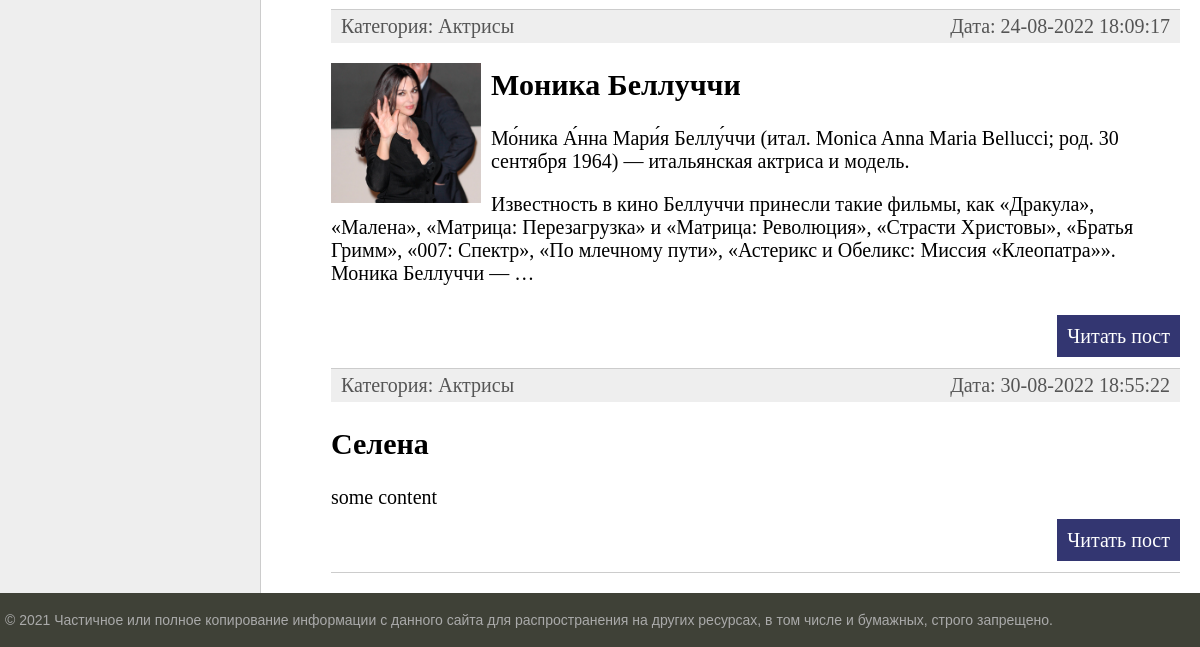
Before: / (lower part) with the older database file.
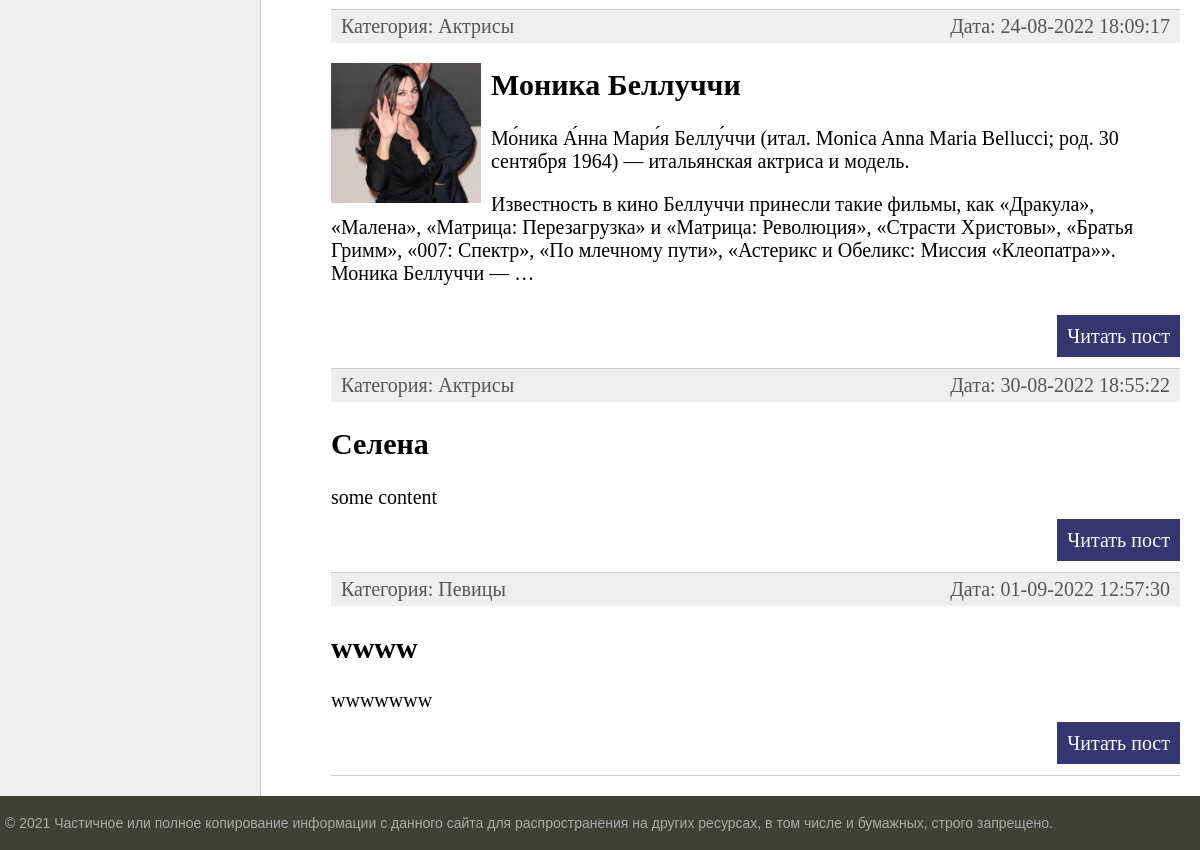
After: the same page with the newer database file.
### women/models.py (models this page shows, shortened)
class Women(models.Model):
    title = models.CharField(max_length=250, verbose_name="Заголовок")
    slug = models.SlugField(max_length=255, unique=True, db_index=True, verbose_name="URL")
    content = models.TextField(blank=True, verbose_name="Контент")
    photo = models.ImageField(upload_to="photos/%Y/%m/%d/", verbose_name="Фото")
    time_create = models.DateTimeField(auto_now_add=True, verbose_name="Дата создания")
    time_update = models.DateTimeField(auto_now=True, verbose_name="Дата обнавления")
    is_published = models.BooleanField(default=True, verbose_name="Опубликовано")
    cat = models.ForeignKey('Category', on_delete=models.PROTECT, verbose_name="Категория")
    def get_absolute_url(self):
        return reverse('post', kwargs={'post_slug': self.slug})
    class Meta:
        verbose_name = 'Известные Женщины'
        verbose_name_plural = 'Известные Женщины'
        ordering = ['time_create', 'title']

class Category(models.Model):
    name = models.CharField(max_length=150, db_index=True, verbose_name="Название")
    slug = models.SlugField(max_length=255, unique=True, db_index=True, verbose_name="URL")
    def __str__(self):
        return self.name
    def get_absolute_url(self):
        return reverse('category', kwargs={'cat_id': self.pk})
    class Meta:
        verbose_name = 'Категорию'
        verbose_name_plural = 'Категории'
        ordering = ['id']

### women/views.py (the view)
# urls.py: path('', index, name='home'),
def index(request):
    posts = Women.objects.all()
    context = {
        'posts': posts,
        'menu': menu,
        'title': 'Главная страница',
        'cat_selected': 0,
    }
    return render(request, 'women/index.html', context=context)

### women/templatetags/women_tags.py (called while the page is built)
@register.inclusion_tag('women/list_categories.html')
def show_categories():
    cats = Category.objects.all()
    return {"cats": cats}

### women/templates/women/index.html (shortened to what this page needs)
{% extends 'women/base.html' %}
{% block content %}
<ul class="list-articles">
    {% for p in posts %}
    <li>
        <div class="article-panel">
            <p class="first">Категория: {{p.cat}}</p>
            <p class="last">Дата: {{p.time_update|date:"d-m-Y H:i:s"}}</p>
        </div>
        {% if p.photo %}
        <p><img class="img-article-left thumb" src="{{p.photo.url}}"></p>
        {% endif %}
        <h2>{{p.title}}</h2>
        {% autoescape on %}
        {{p.content|linebreaks|truncatewords:50}}
        {% endautoescape %}
        <p class="link-read-post"><a href="{{ p.get_absolute_url }}">Читать пост</a></p>
    </li>
    {% endfor %}
</ul>
{% endblock %}

Changed rows visible on the page:
added Women: cat "Певицы", time_update "01-09-2022 12:57:30", title "wwww", content "wwwwwww"
